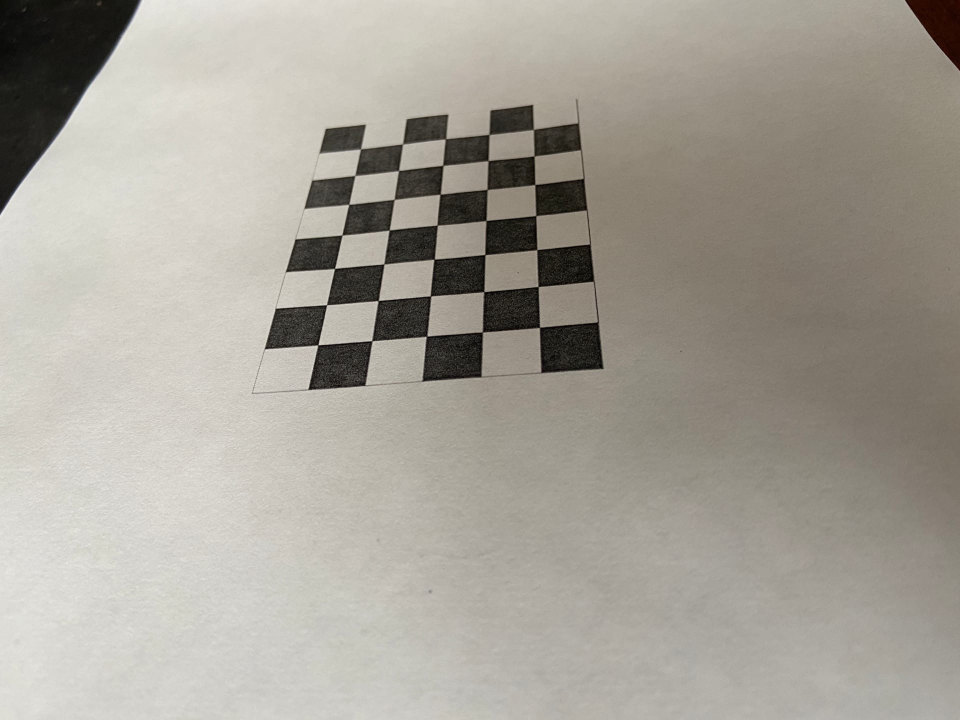
//> input picture FinalWork/images/1.jpg, 1920 x 1440 px, given in place of the camera (shown at 1/2 size)
$ ./RTSoftProjectV   (built with g++ and OpenCV 4)
//> lines starting //> are read from the running program, lines starting //| are printed output that depends on the picture; after the words box and inside, x2 and y2 are one past the last pixel; in counts of white or black regions, pixels touching at a corner belong together
//> further down, frame is the input picture: 1440 rows x 1920 cols, CV_8UC3; mean B, G, R 152.2, 161.5, 165.9
#include "opencv2/opencv.hpp"
#include <iostream>
#include "opencv2/xfeatures2d.hpp"

using namespace cv;
using namespace std;
using namespace cv::xfeatures2d;
//QR Square lenght = 78mm

const Size windowSize(480, 640);

vector<Point> trajectory_points;
vector<Point> qrPlain;
RotatedRect QRRect;
Point3f realPoint;

// [54 lines left out: function calibration, not called in this run]

void recogniseStickersByThreshold(Mat &frame)
{

    Mat k = getStructuringElement(MORPH_RECT, Size(7,7));

    cv::Mat mask1(frame.size(),CV_8U);
    cvtColor(frame, mask1, COLOR_BGR2GRAY);
    threshold(mask1, mask1, 200, 255, THRESH_BINARY);
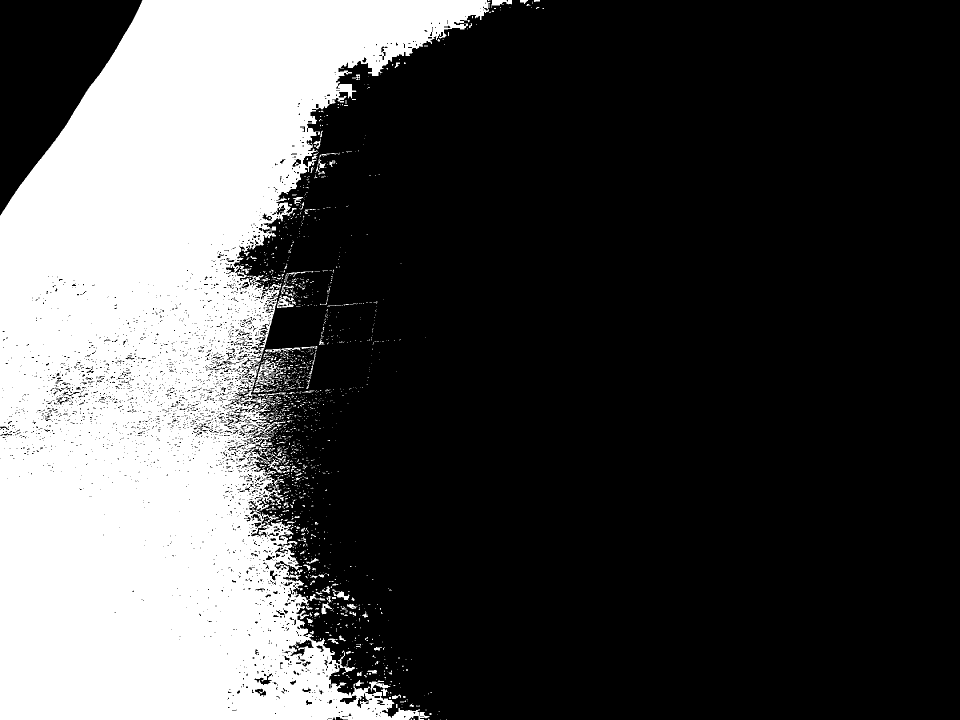
//> mask1: 1440 rows x 1920 cols, CV_8UC1 (shown at 1/2 size); 29.3% white; 1460 white regions (1316 under 20 px), largest, box (x1, y1, x2, y2) and area: (0, 0, 981, 1440) 795378, (505, 719, 575, 785) 1224, (554, 591, 592, 616) 477
    morphologyEx(mask1, mask1, MORPH_CLOSE, k, Point(-1, -1), 2);
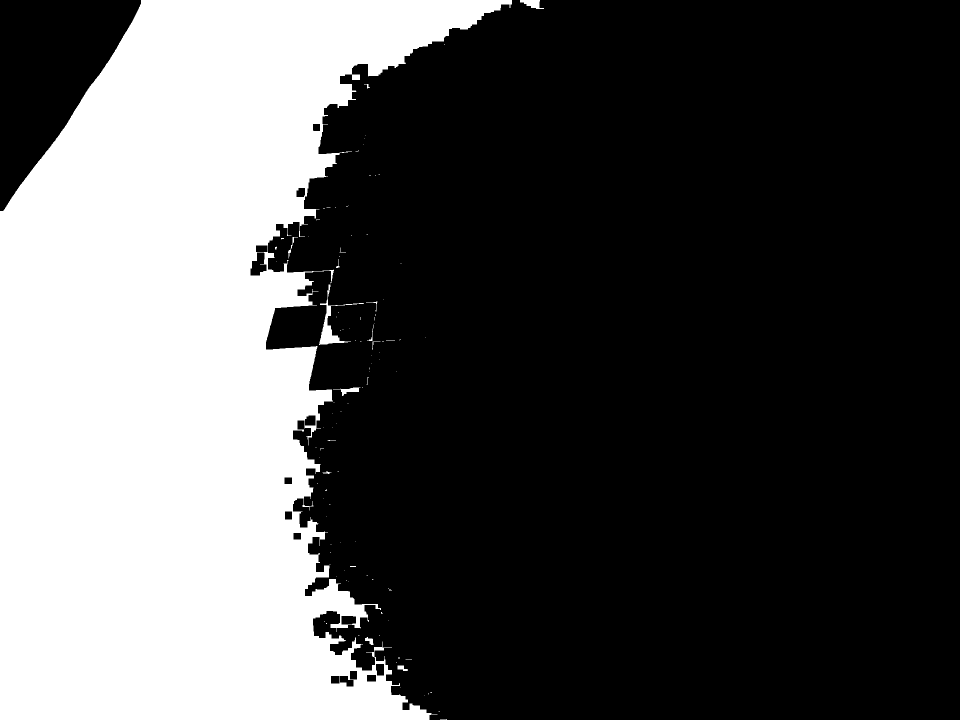
//> mask1: 1440 rows x 1920 cols, CV_8UC1 (shown at 1/2 size); 32.4% white; 106 white regions (90 under 20 px), largest, box (x1, y1, x2, y2) and area: (0, 0, 1024, 1440) 890960, (638, 569, 728, 690) 1632, (1040, 0, 1088, 18) 495

    cv::Mat mask2(frame.size(),CV_8U);
    cvtColor(frame, mask2, COLOR_BGR2GRAY);
    GaussianBlur(mask2, mask2, Size(9,9), 1.0);
    //Canny(mask2, mask2, 70, 200);
    //cornerHarris(mask2, mask2, 3,13, 0.07);
    // threshold(mask2, mask2, 100, 255, THRESH_BINARY_INV);
    adaptiveThreshold(mask2, mask2, 255, ADAPTIVE_THRESH_GAUSSIAN_C, THRESH_BINARY_INV, 11,5);
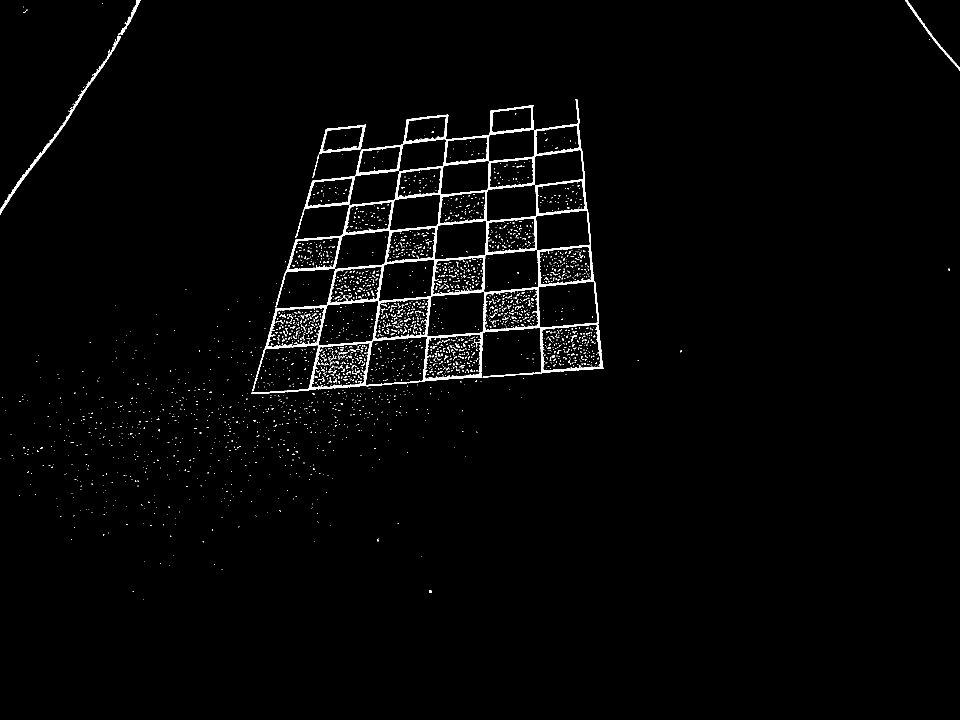
//> mask2: 1440 rows x 1920 cols, CV_8UC1 (shown at 1/2 size); 1.9% white; 2740 white regions (2673 under 20 px), largest, box (x1, y1, x2, y2) and area: (503, 198, 1208, 788) 33887, (0, 72, 242, 430) 2053, (625, 249, 732, 356) 1150
    morphologyEx(mask2, mask2, MORPH_CLOSE, k);
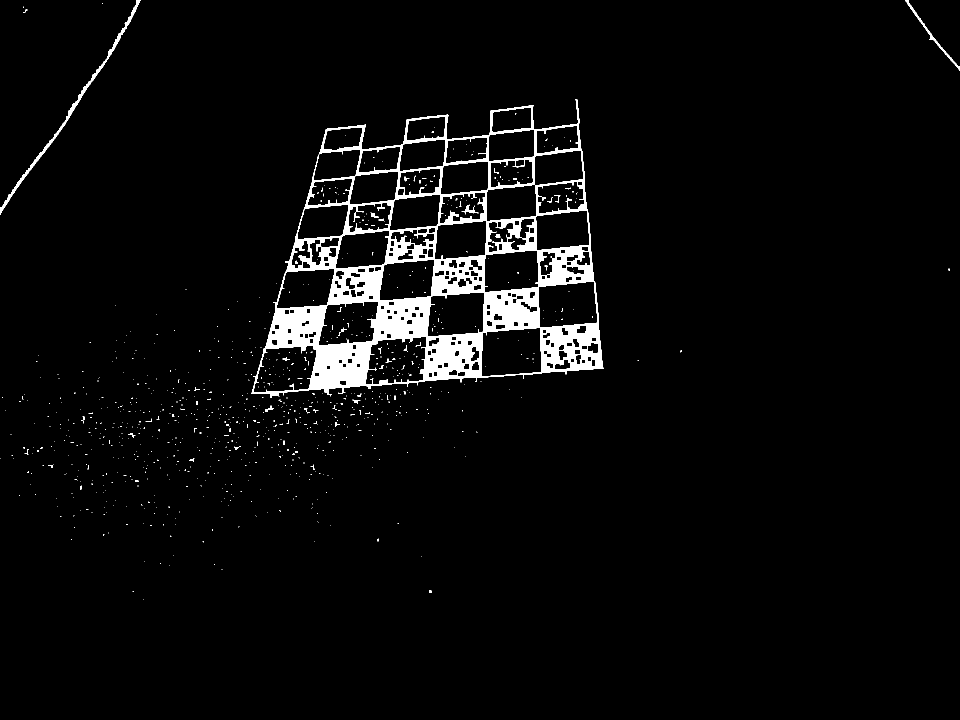
//> mask2: 1440 rows x 1920 cols, CV_8UC1 (shown at 1/2 size); 3.8% white; 872 white regions (826 under 20 px), largest, box (x1, y1, x2, y2) and area: (503, 198, 1208, 796) 96335, (0, 0, 282, 430) 2781, (1810, 0, 1920, 141) 719

    cv::Mat mask(frame.size(),CV_8U);
    bitwise_and(mask1, mask2, mask);
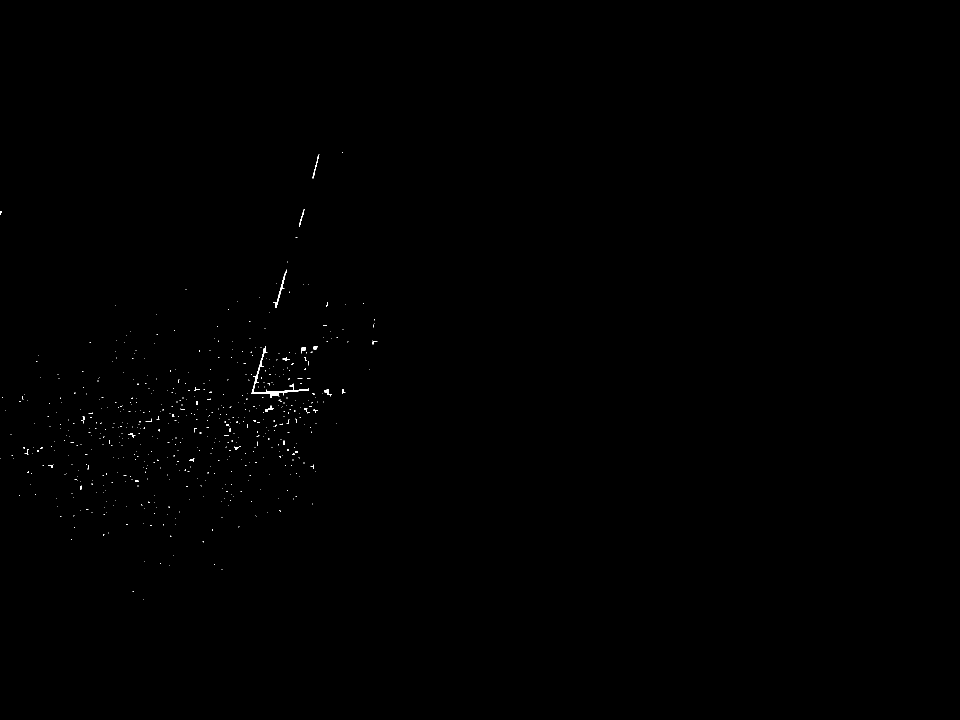
//> mask: 1440 rows x 1920 cols, CV_8UC1 (shown at 1/2 size); 0.13% white in thin lines or dots, all inside (x1, y1, x2, y2) = (0, 304, 755, 1200)
    //mask = mask1;

    vector<vector<Point>> contours;
    vector<Vec4i> hierarchy;
    findContours(mask, contours, hierarchy, RETR_EXTERNAL, CHAIN_APPROX_SIMPLE);
//> contours = 577 contours, 566 with area under 20; largest, box (x1, y1, x2, y2) and area: (503, 692, 618, 796) 561, (546, 539, 574, 616) 143, (649, 779, 664, 793) 56, (625, 308, 639, 357) 48, (531, 811, 548, 824) 42

    size_t biggest_contour = -1;
    size_t max_area = 0;
    for(size_t i = 0; i < contours.size(); i++)
    {
        size_t cur_area = contourArea(contours[i]);
        if (cur_area > max_area)
        {
            biggest_contour = i;
            max_area = cur_area;
        }
    }
//> this loop made 577 passes
//> (cur_area, max_area) on passes 156, 378, 439, 528: (20, 20), (42, 42), (56, 56), (561, 561)
//> after the loop, biggest_contour = 527; max_area = 561
    if (biggest_contour != -1)
    {
        QRRect = minAreaRect(contours[biggest_contour]);
//> QRRect = centre (544.4, 766.3), size (87.5, 123), angle -45.7
        //rectangle(frame,r, Scalar(0,255,255),2);
        double epsilon = 0.05*arcLength(contours[biggest_contour], true);
//> epsilon = 27.92
        approxPolyDP(contours[biggest_contour], contours[biggest_contour], epsilon, true);
        qrPlain = contours[biggest_contour];
//> qrPlain = 4 Points (x, y): [531, 692], [503, 787], [617, 780], [507, 784]
        if (qrPlain.size() != 4)
        {
            qrPlain.clear();
            return;
        }
        //drawContours(frame, contours, biggest_contour, Scalar(0 ,255, 0), 2);

        size_t min_dist = sqrt(qrPlain[0].x * qrPlain[0].x + qrPlain[0].y * qrPlain[0].y);
//> min_dist = 872
        size_t min_ind = 0;
        for (size_t i = 1; i < 4; i++)
        {
            size_t dist = sqrt(qrPlain[i].x * qrPlain[i].x + qrPlain[i].y * qrPlain[i].y);
            if (dist < min_dist)
            {
                min_dist = dist;
                min_ind = i;
            }
        }
//> this loop made 3 passes
//> dist on passes 1 to 3: 934, 994, 933
//> after the loop, min_dist = 872; min_ind = 0
        for (size_t i = 0; i < min_ind; i++)
        {
            for (size_t j = 0; j < 3; j++)
            {
                swap(qrPlain[j], qrPlain[j+1]);
            }
        }
//> this loop made 0 passes

        for (auto e : qrPlain)
        {
            circle(frame, e, 3, Scalar(0,0,255), FILLED);
        }
//> this loop made 4 passes
//> frame: 1440 rows x 1920 cols, CV_8UC3; 114 pixels changed, all inside (x1, y1, x2, y2) = (500, 689, 621, 791)
        circle(frame, qrPlain[0], 3, Scalar(255,0,0), FILLED);
//> frame: 1440 rows x 1920 cols, CV_8UC3; mean B, G, R 152.2, 161.5, 165.9

    }
    //frame = mask1;
}

// [52 lines left out: function homo, not called in this run]

void getWorldCoordinates(Mat &frame)
{
    Mat intrinsics ((Mat1d(3, 3) << 656.7382002, 0, 302.2583313,
                                    0, 646.92684674, 247.13654762,
                                    0, 0, 1));
    Mat distCoeffs ((Mat1d(1, 5) << 0.31157188, -1.34319836, -0.0042151,  -0.00592606,  1.28977951));

    std::vector<cv::Point2f> imagePoints;
    std::vector<cv::Point3f> objectPoints;

    if (qrPlain.empty())
        return;
    imagePoints.push_back(qrPlain[0]);
//> imagePoints = 1 Point (x, y): [531, 692]
    imagePoints.push_back(qrPlain[1]);
//> imagePoints = 2 Points (x, y): [531, 692], [503, 787]
    imagePoints.push_back(qrPlain[2]);
//> imagePoints = 3 Points (x, y): [531, 692], [503, 787], [617, 780]
    imagePoints.push_back(qrPlain[3]);
//> imagePoints has the same summary as qrPlain in recogniseStickersByThreshold

    for (auto e : imagePoints)
    {
        circle(frame, e, 3, Scalar(0,0,255), FILLED);
    }
    circle(frame, imagePoints[0], 3, Scalar(255,0,0), FILLED);
    //object points are measured in millimeters because calibration is done in mm also
    objectPoints.push_back(cv::Point3f(0., 0., 0.));
    objectPoints.push_back(cv::Point3f(78.,0.,0.));
    objectPoints.push_back(cv::Point3f(78.,78.,0.));
    objectPoints.push_back(cv::Point3f(0.,78.,0.));


    cv::Mat rvec(1,3,cv::DataType<double>::type);
    cv::Mat tvec(1,3,cv::DataType<double>::type);
    cv::Mat rotationMatrix(3,3,cv::DataType<double>::type);

    if (imagePoints.size() == 4){
        cv::solvePnP(objectPoints, imagePoints, intrinsics, distCoeffs, rvec, tvec);
//> rvec = [1.42, -0.424, -0.465]; tvec = [-34.67, 17.93, -38.89]
        cv::Rodrigues(rvec,rotationMatrix);
//> rotationMatrix = [[0.839, 0.055, -0.542], [-0.545, 0.094, -0.833], [0.00509, 0.994, 0.109]]

        cv::Mat uvPoint = cv::Mat::ones(3,1,cv::DataType<double>::type); //u,v,1

        // image point
    //uvPoint.at<double>(0,0) = QRRect.x + QRRect.width/2; //got this point using mouse callback
    // uvPoint.at<double>(1,0) = QRRect.y + QRRect.height/2;

        uvPoint.at<double>(0,0) = 320;
        uvPoint.at<double>(1,0) = 480;
        circle(frame, Point(320,480), 4, Scalar(0,255,0), FILLED);
//> frame: 1440 rows x 1920 cols, CV_8UC3; mean B, G, R 152.2, 161.5, 165.9

        cv::Mat tempMat, tempMat2;
        double s, zConst = 0;
        tempMat = rotationMatrix.inv() * intrinsics.inv() * uvPoint;
//> tempMat = [-0.168, 1.03, -0.206]
        tempMat2 = rotationMatrix.inv() * tvec;
//> tempMat2 = [-39.04, -38.88, -0.388]
        s = zConst + tempMat2.at<double>(2,0);
//> s = -0.388
        s /= tempMat.at<double>(2,0);
//> s = 1.89
        cv::Mat wcPoint = rotationMatrix.inv() * (s * intrinsics.inv() * uvPoint - tvec);
//> wcPoint = [38.72, 40.82, 3.55e-15]

        realPoint.x = wcPoint.at<double>(0, 0);
//> realPoint = Point3(38.72, 0, 0)
        realPoint.y = wcPoint.at<double>(1, 0);
//> realPoint = Point3(38.72, 40.82, 0)
        realPoint.z = 0;
        //cout << realPoint << endl;
    }

}

bool goodPoint(Point camera_pos)
{
    if (camera_pos.x < 600 && camera_pos.y < 600 && camera_pos.x > 0 &&camera_pos.y > 0)
    {
        if (trajectory_points.empty())
        {
            return true;
        }
        Point last = trajectory_points.back();
        double dst = norm(camera_pos - last);
        if (dst > 10 && dst < 100)
        {
            return true;
        }
    }
    return false;
}

void drawPlainTrajectory()
{
    Mat plain (600, 600, CV_8UC3, Scalar(0,0,0));
    namedWindow("Plain",WINDOW_AUTOSIZE);
    rectangle(plain, Rect(Point(280,180), Point(320,220)), Scalar(255,255,255), FILLED);
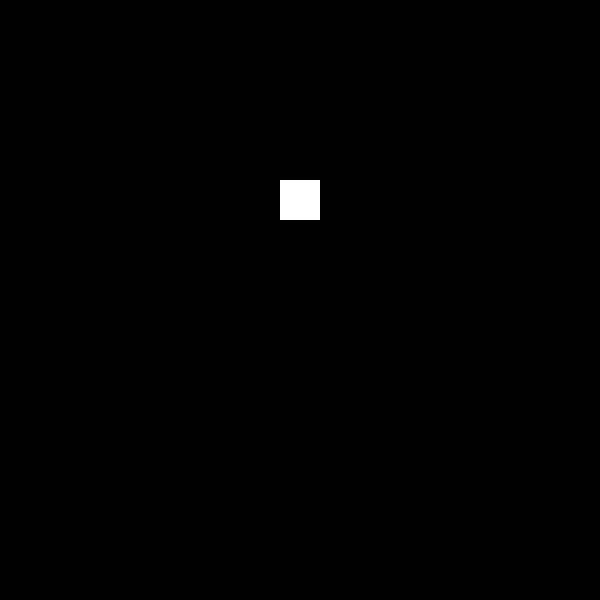
//> plain: 600 rows x 600 cols, CV_8UC3; 0.44% white; 1 white region, box (x1, y1, x2, y2) and area: (280, 180, 320, 220) 1600
    Point camera_pos (realPoint.y, realPoint.x);
//> camera_pos = Point(40, 38)
    camera_pos.x = 300 + camera_pos.x / 1.5;
//> camera_pos = Point(326, 38)
    camera_pos.y = 220 + camera_pos.y / 1.5;
//> camera_pos = Point(326, 245)
    cout<< camera_pos << endl;
//| [326, 245]
    circle(plain, camera_pos, 4, Scalar(0, 255, 0), FILLED);
//> plain: 600 rows x 600 cols, CV_8UC3; 49 pixels changed, all inside (x1, y1, x2, y2) = (322, 241, 331, 250)

    if (goodPoint(camera_pos))
    {
        trajectory_points.push_back(camera_pos);
//> trajectory_points = 1 Point (x, y): [326, 245]
    }

    if (trajectory_points.size() >= 2)

    {
        for (size_t i = 2; i < trajectory_points.size()-1; i++)
        {
            line(plain, trajectory_points[i-1], trajectory_points[i],Scalar(255,0,0), 1);
        }
    }
    imshow("Plain", plain);
}

// [73 lines left out: function advancedHomo, not called in this run]


int main()
{
    //calibration();
    VideoCapture cap(0); // open the video file for reading
    if (!cap.isOpened()) return -1;
    namedWindow("MyVideo",WINDOW_AUTOSIZE); //create a window called "MyVideo"
    while(1)
    {
        Mat frame;
        bool flag =cap.read(frame);
        if (!flag) break;
        recogniseStickersByThreshold(frame);
        //advancedHomo(frame);
        //homo(frame);
        getWorldCoordinates(frame);

        drawPlainTrajectory();
        imshow("MyVideo", frame); //show the frame in "MyVideo" window
        if(waitKey(30) == 27)  break;
//> the Esc key is pressed
    }
    return 0;
}
